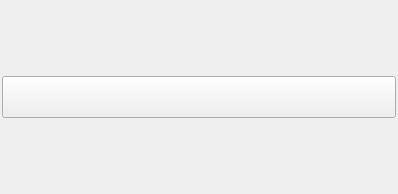
<?xml version="1.0" encoding="UTF-8"?>
<ui version="4.0">
 <class>ShowBreakthroughsWidget</class>
 <widget class="QWidget" name="ShowBreakthroughsWidget">
  <property name="geometry">
   <rect>
    <x>0</x>
    <y>0</y>
    <width>398</width>
    <height>194</height>
   </rect>
  </property>
  <property name="minimumSize">
   <size>
    <width>160</width>
    <height>42</height>
   </size>
  </property>
  <property name="windowTitle">
   <string notr="true"/>
  </property>
  <property name="toolTip">
   <string notr="true"/>
  </property>
  <layout class="QHBoxLayout" name="horizontalLayout">
   <property name="spacing">
    <number>0</number>
   </property>
   <property name="leftMargin">
    <number>2</number>
   </property>
   <property name="topMargin">
    <number>2</number>
   </property>
   <property name="rightMargin">
    <number>2</number>
   </property>
   <property name="bottomMargin">
    <number>2</number>
   </property>
   <item>
    <widget class="QPushButton" name="btn_show">
     <property name="minimumSize">
      <size>
       <width>0</width>
       <height>42</height>
      </size>
     </property>
     <property name="maximumSize">
      <size>
       <width>16777215</width>
       <height>42</height>
      </size>
     </property>
     <property name="text">
      <string notr="true"/>
     </property>
     <property name="iconSize">
      <size>
       <width>42</width>
       <height>42</height>
      </size>
     </property>
     <property name="shortcut">
      <string notr="true"/>
     </property>
    </widget>
   </item>
  </layout>
 </widget>
 <resources/>
 <connections/>
</ui>
